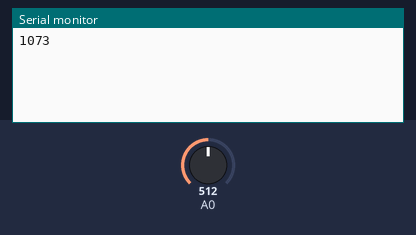
A sketch run on a simulated Arduino Uno, built with avr-gcc and run on an emulated ATmega328P. Shown: the last lines printed to the serial monitor. The inputs (shaded band) are chosen by the test bench; at power-on: A0 = 512.

Above: at 1.2 s.
1.3 s: A0 set to 716
At 2.5 s:
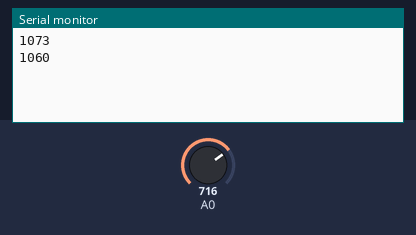
2.8 s: A0 set to 900
At 3.8 s:
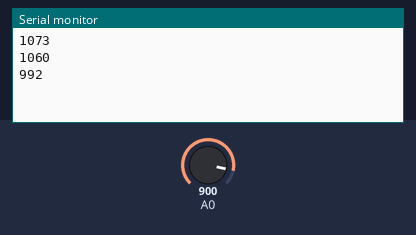
Timing chart, 0 to 5.8 s (numbered marks = the images above; inputs shaded):
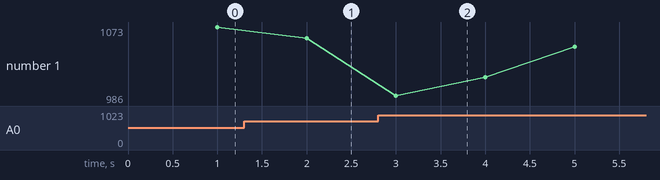

The sketch:

test.ino
```cpp
int counter = 0;
unsigned long previousMillis = 0;
const long interval = 1000;

void setup()
{
  Serial.begin(115200); // initialize serial communication at 9600 BPS
}
void loop()
{

  int sensorValue = analogRead(A0); // read the input on analog pin 0

  float voltage = sensorValue * (5.0 / 1023.0); // Convert the analog reading (which goes from 0 - 1023) to a voltage (0 - 5V)

  unsigned long currentMillis = millis();

  if (voltage > 2)
    counter++;

  if (currentMillis - previousMillis >= interval)
  {
    // save the last time you blinked the LED
    previousMillis = currentMillis;
    Serial.println(counter);
    counter = 0;
  }
  // THEORETICAL MAXIMUM READING IS 8900
}

/*
int counter = 0;
unsigned long previousMillis = 0;
const long interval = 1000;
double threshold = 0.5;

void setup() {
  Serial.begin(115200);   // initialize serial communication at 9600 BPS
}
void loop()
{

  int sensorValue = analogRead(A0);   // read the input on analog pin 0

  float voltage = sensorValue * (5.0 / 1023.0);   // Convert the analog reading (which goes from 0 - 1023) to a voltage (0 - 5V)
  float previous_voltage = 0;

  unsigned long currentMillis = millis();

  if (abs(voltage - previous_voltage) > threshold)
  {
    previous_voltage = voltage;
    counter++;
  }

  if (currentMillis - previousMillis >= interval)
  {
    // save the last time you blinked the LED
    previousMillis = currentMillis;
    Serial.println(counter);
    counter = 0;
  }

}
 */
```

Measured:
- after the input at 1.3 s, the serial monitor: prints a new line after 0.70 s (image 1)
- after the input at 2.8 s, the serial monitor: prints a new line after 0.20 s (image 2)
- plotted number 1: 1073 → 1060 after the input at 1.3 s
